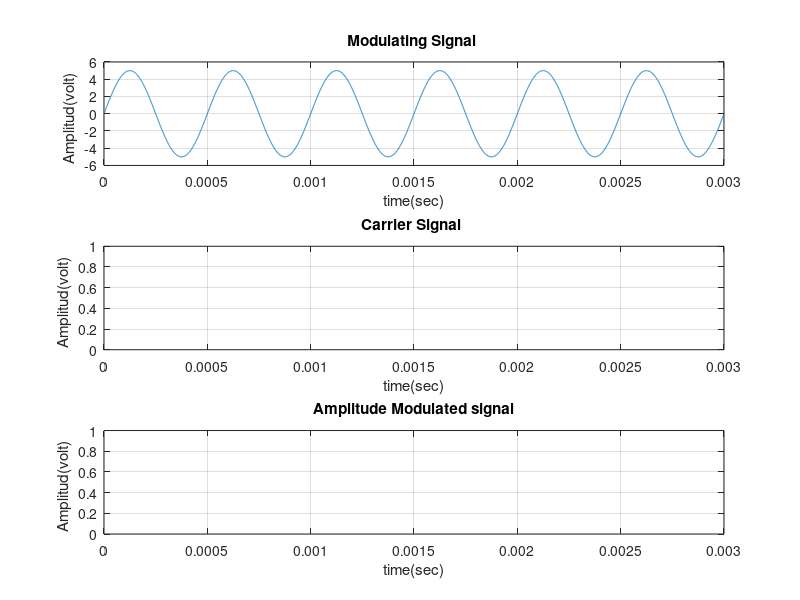

This chart was generated by the following MATLAB code:
%>>>>>>>>>>>>>>>>>>>> Tuterial on AM Modulation <<<<<<<<<<<<<<<<<<<<<<<<<<
clc;
close all;
clear all;
%XXXXXXXXXXXXXXXXXXXXXXXXXXX Define AM modulation Index XXXXXXXXXXXXXXXXXXX
disp(' example: m=1 means 100% modulation');
%m=input(' Enter the value of modulation index (m) = ');
m=0; % for 100% modulation
if (0>m||m>1)
error('m may be less than or equal to one and geter than to zero'); 
end
%XXXXXXXXXXXXXXXXX modulating signal generation XXXXXXXXXXXXXXXXXXXXXXXXXX
Am=5; % Amplitude of modulating signal
fa=2000; % Frequency of modulating signal
Ta=1/fa; % Time period of modulating signal
t=0:Ta/999:6*Ta; % Total time for simulation
ym=Am*sin(2*pi*fa*t); % Eqation of modulating signal
figure(1)
subplot(3,1,1); 
plot(t,ym), grid on;% Graphical representation of Modulating signal
title ( '  Modulating Signal   ');
xlabel ( ' time(sec) ');
ylabel (' Amplitud(volt)   ');
%XXXXXXXXXXXXXXXXXXXXX carrier signal generation XXXXXXXXXXXXXXXXXXXXXXXXXX
Ac=Am/m;% Amplitude of carrier signal [ where, modulation Index (m)=Am/Ac ]
fc=fa*10;% Frequency of carrier signal
Tc=1/fc;% Time period of carrier signal
yc=Ac*sin(2*pi*fc*t);% Eqation of carrier signal
subplot(3,1,2);
plot(t,yc), grid on;% Graphical representation of carrier signal
title ( '  Carrier Signal   ');
xlabel ( ' time(sec) ');
ylabel (' Amplitud(volt)   ');
%XXXXXXXXXXXXXXXXXXXXXXXXXXXXXX AM Modulation XXXXXXXXXXXXXXXXXXXXXXXXXXXXX 
y=Ac*(1+m*sin(2*pi*fa*t)).*sin(2*pi*fc*t); % Equation of Amplitude
%modulated signal
subplot(3,1,3);
plot(t,y);% Graphical representation of AM signal
title ( '  Amplitude Modulated signal  ');
xlabel ( ' time(sec) ');
ylabel (' Amplitud(volt)   ');
grid on;
%>>>>>>>>>>>>>>>>>>>>>> end of program <<<<<<<<<<<<<<<<<<<<<<<<<<<<<<<<<<<